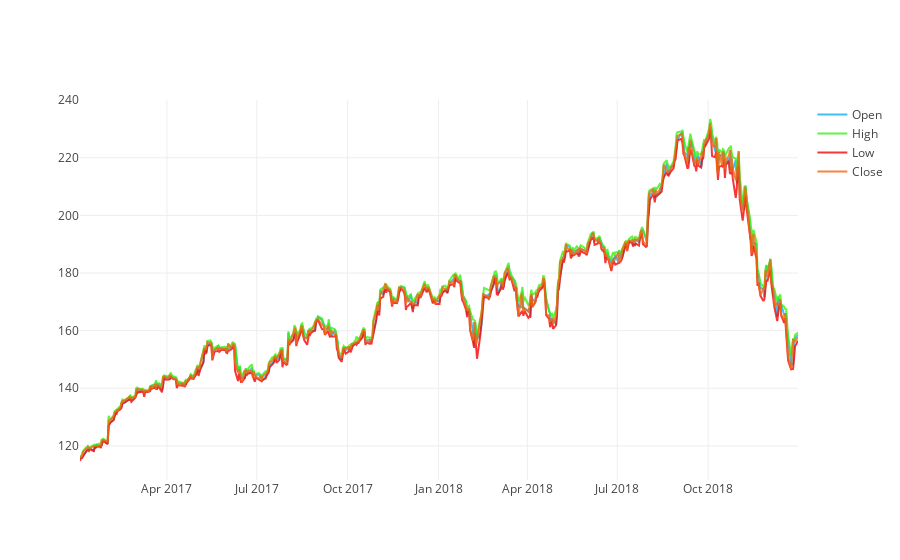

The notebook cell this image was saved under:
### Code cell
Timeseries.plot_ohlc_line(aapl,'Date','Open','High','Low','Close')

### Figure 1 — Plotly figure (JSON) as saved in the notebook; plotly's stock layout.template omitted (floating-point values rounded to 4 significant figures; data arrays with more than 128 entries replaced by an {"elided": "..."} marker saying what was removed)
{"data": [{"line": {"color": "#0EB0F2"}, "name": "Open", "opacity": 0.8, "type": "scatter", "uid": "bc2c381b-0f5d-4c5e-8211-0a2822a494d2", "x": {"elided": "502 str values"}, "y": {"elided": "502 float values"}}, {"line": {"color": "#39F20E"}, "name": "High", "opacity": 0.8, "type": "scatter", "uid": "2d4a9a14-7424-4e22-aa41-63b2bc0f2e73", "x": {"elided": "502 str values"}, "y": {"elided": "502 float values"}}, {"line": {"color": "#F60505"}, "name": "Low", "opacity": 0.8, "type": "scatter", "uid": "8e3edb01-3c24-4b81-a8ea-74f36ca47e2d", "x": {"elided": "502 str values"}, "y": {"elided": "502 float values"}}, {"line": {"color": "#F26A0E"}, "name": "Close", "opacity": 0.8, "type": "scatter", "uid": "d0509f67-29ee-4cba-a122-b1620057ef98", "x": {"elided": "502 str values"}, "y": {"elided": "502 float values"}}], "layout": {}}
